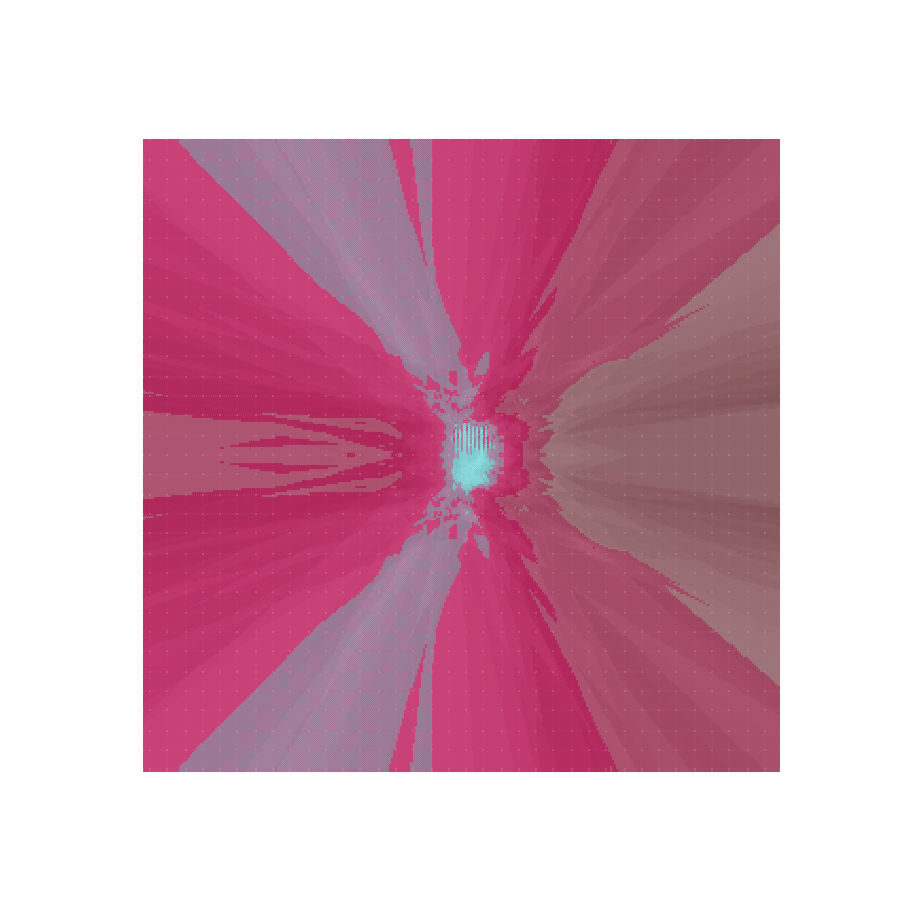

Reproduce this figure in Python.
import numpy as np
import matplotlib.pyplot as plt
from matplotlib import cm
from random import randint
from matplotlib.colors import LinearSegmentedColormap
import itertools
import matplotlib.patches as mpatches
from matplotlib.collections import PatchCollection
import time
from progress.bar import IncrementalBar
import time


np.random.seed(180)

#function to select k nearest
def maxmincolor(r_,g_,b_):
    r=min(r_,1)
    g=min(g_,1)
    b=min(b_,1)
    r=max(0,r)
    g=max(0,g)
    b=max(0,b)
    return(r,g,b)


def klist(x1,y1,data):
    sort_list = [[0]*200 for _ in range(4)]
    #sort the array based on distance from x1,y1
    #sorted using quicksort algorithm
    for i in range(200):
        sort_list[0][i] = data[0][i]
        sort_list[1][i] = data[1][i]
        sort_list[2][i] = distance(x1,y1,data[0][i],data[1][i])
        sort_list[3][i] = i
    quicksort(sort_list[3],sort_list[0],sort_list[1],sort_list[2],0,199)
    KNN = [[0]*30 for _ in range(3)]
    for i in range(30):
        KNN[0][i] = sort_list[0][i]
        KNN[1][i] = sort_list[1][i]
        KNN[2][i] = sort_list[3][i]
    return KNN
    
def quicksort(Ac,A0,A1,A2,p,r):
    if p<r:
        q = partition(Ac,A0,A1,A2,p,r)
        quicksort(Ac,A0,A1,A2,p,q-1)
        quicksort(Ac,A0,A1,A2,q+1,r)
        
def partition(Ac,A0,A1,A2,p,r):
    x = A2[r]
    i = p-1
    for j in range(p,r):
        if A2[j]<=x:
            i = i+1
            tempA2 = A2[j]
            A2[j] = A2[i]
            A2[i] = tempA2
            tempA0 = A0[j]
            A0[j] = A0[i]
            A0[i] = tempA0
            tempA1 = A1[j]
            A1[j] = A1[i]
            A1[i] = tempA1
            tempAc = Ac[j]
            Ac[j] = Ac[i]
            Ac[i] = tempAc
    temp2 = A2[r]
    A2[r] = A2[i+1]
    A2[i+1]= temp2
    temp0 = A0[r]
    A0[r] = A0[i+1]
    A0[i+1]= temp0
    temp1 = A1[r]
    A1[r] = A1[i+1]
    A1[i+1]= temp1
    tempc = Ac[r]
    Ac[r] = Ac[i+1]
    Ac[i+1]= tempc
    return i+1
    
def distance(x1,y1,x2,y2):
    return np.sqrt((x2-x1)**2+(y2-y1)**2)

#-------generate a list of data labels-----------#
#each set represents a set of points and respective label f(g1,g2) = g3
#changing these functions is one way to change the pattern
g1=[]
g2=[]
for x in range(-25,25):
    g1.append(x/50*8)
    g2.append(np.random.normal(3.5,5))
g3 = [7.0]*50

a1=[]
a2=[]
for x in range(-25,25):
    a1.append(np.random.normal(1.5,5))
    a2.append(np.random.normal(1.5,5)) #random
a3 = [2.0]*50

e1=[]
e2=[]
for x in range(-25,25):
    e1.append(x/50*8)
    e2.append(2*np.sin(x*np.pi)+1.5) #sinusoidal function
e3 = [-1.0]*50

f1=[]
f2=[]
for x in range(-25,25):
    a1.append(np.random.normal(-1.5,4.5))
    a2.append(abs(np.random.normal(1.5,4)))
f3 = [1.0]*50


data=a1+e1+f1+g1,a2+e2+f2+g2,a3+e3+f3+g3
#data= a1+b1+c1+d1+e1+f1,a2+b2+c2+d2+e2+f2,a3+b3+c3+d3+e3+f3

X=[] #x-coordinates
Y=[] #y-coordinates
C=[]
p=0.

print("generating labels")
loading_bar1 = IncrementalBar(max = 90000)
for i in list(np.linspace(-40,40,300)):
    for j in list(np.linspace(-40,40,300)):
        X.append(i)
        Y.append(j)
        KNN = klist(i,j,data)
        for k in KNN[2]:
            p+= k/10000.
        C.append(p)
        p=0
        loading_bar1.next()
loading_bar1.finish()
#--------------------------------------------------#


#dictionary for colorscheme
#this is a method of coloring the points in matplotlib
#the dictionary represents the different RGB values
#for each label in the data
cdict3 = {'red':  ((0.0, 0.0, 1.0), #e.g. label 1 red ammount
                   (0.25, 0.1, 0.0),
                   (0.5, 0.8, 1.0),
                   (0.75, 1.0, 1.0),
                   (1.0, 0.4, 0.0)),

         'green': ((0.0, 1.0, 0.0), #e.g. label 1 green ammount
                   (0.3, 1.0, 1.0),
                   (0.7, 0.4, 0.4),
                   (0.9, 0.7, 1.7),
                   (1.0, 0.0, 1.0)),

         'blue':  ((0.0, 0.0, 0.4), #e.g. label 1 blue ammount
                   (0.25, 1.0, 1.0),
                   (0.5, 0.0, 0.8),
                   (0.75, 1.0, 0.0),
                   (1.0, 1.0, 0.0))
        }

#the name for the colorscheme created above
#call this color scheme when plotting the points to use the above colors
blue_red1 = LinearSegmentedColormap('BlueRed1', cdict3)

fig = plt.figure(figsize=(6, 6), dpi=150)
plt.axis('off')
ax = plt.axes()

#for if you want to plot the know values
#another coloring method is to call a color scheme known to matplotlib
fig.patch.set_facecolor('xkcd:salmon')
ax.set_facecolor('xkcd:salmon')
ax.set_facecolor((1.0, 0.47, 0.42))
#ax.scatter(data[0], data[1], c=data[2], cmap='tab20b',s=1)

#editing the decision threshold will change the colors.
adjustrate=2
markersize=0.5
#ax.scatter(X, Y, c=X, cmap='magma',s=30, marker=(6,0,30));
print("labeling unkown data")
loading_bar = IncrementalBar(max = 90000)
for i in range(len(X)):
    #The final part of coloring is to "smear the colors"
    #I edit the values of the colors based on the classification.
    r1,g1,b1=maxmincolor(0.8*adjustrate*C[i]+.3,0.91*adjustrate*C[i]+.1,0.95*adjustrate*C[i]+.1)    
    r2,g2,b2=maxmincolor(0.8*adjustrate*C[i]+.3,0.92*adjustrate*C[i]-.3,0.93*adjustrate*C[i]-.1)
    r3,g3,b3=maxmincolor(0.8*adjustrate*C[i]-.1,0.96*adjustrate*C[i]+.1,0.97*adjustrate*C[i]+.1)


    #here, I color the points according to their label using conditions and he color scheme immediately above.
    if C[i]>0.0 and C[i]<=0.2:
        ax.plot(X[i],Y[i], color=(r1,g1,b1),markersize=markersize, marker='o',fillstyle='full', clip_on=False)
        ax.plot(X[i],-Y[i], color=(r1,g1,b1),markersize=markersize, marker='o',fillstyle='full', clip_on=False)
    elif C[i]>=0.2 and C[i]<=0.24:
        ax.plot(X[i],Y[i], color=((r2+r1)/2,(g2+g1)/2,(b2+b1)/2),markersize=markersize, marker='o',fillstyle='full', clip_on=False)
        ax.plot(X[i],-Y[i], color=((r2+r1)/2,(g2+g1)/2,(b2+b1)/2),markersize=markersize, marker='o',fillstyle='full', clip_on=False)
 
    
    elif C[i]>0.24 and C[i]<0.31:
        ax.plot(X[i],Y[i], color=(r2,g2,b2),markersize=markersize, marker='o',fillstyle='full', clip_on=False)
        ax.plot(X[i],-Y[i], color=(r2,g2,b2),markersize=markersize, marker='o',fillstyle='full', clip_on=False)
    elif C[i]>=0.31 and C[i]<=0.35:
        ax.plot(X[i],Y[i], color=((r2+r3)/2,(g2+g3)/2,(b2+b3)/2),markersize=markersize, marker='o',fillstyle='full', clip_on=False)
        ax.plot(X[i],-Y[i], color=((r2+r3)/2,(g2+g3)/2,(b2+b3)/2),markersize=markersize, marker='o',fillstyle='full', clip_on=False)
    elif C[i]>0.35:
        ax.plot(X[i],Y[i]*np.sin(i*np.pi/100), color=(r3,g3,b3),markersize=markersize, marker='o',fillstyle='full', clip_on=False)
        ax.plot(X[i],-Y[i], color=(r3,g3,b3),markersize=markersize, marker='o',fillstyle='full', clip_on=False)
    loading_bar.next()

loading_bar.finish()
fig.savefig('KNearestNeighbor.png')
#ax.scatter(0.4, 0.2, c='green',s=40)
#KNN = klist(0.4,0.2,data)
#ax.scatter(KNN[0], KNN[1], c='black',s=20)
